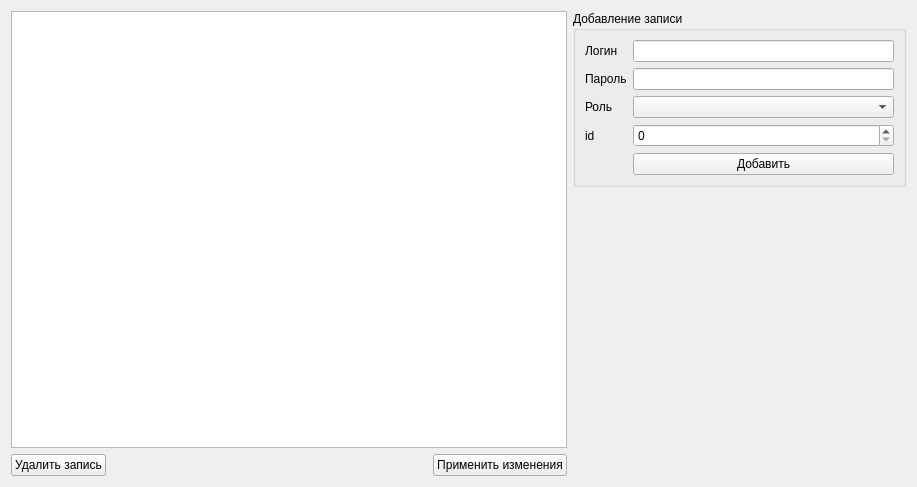
<?xml version="1.0" encoding="UTF-8"?>
<ui version="4.0">
 <class>UserWidget</class>
 <widget class="QWidget" name="UserWidget">
  <property name="geometry">
   <rect>
    <x>0</x>
    <y>0</y>
    <width>917</width>
    <height>487</height>
   </rect>
  </property>
  <property name="windowTitle">
   <string>Form</string>
  </property>
  <layout class="QHBoxLayout" name="horizontalLayout_2" stretch="5,3">
   <item>
    <layout class="QVBoxLayout" name="verticalLayout_2">
     <item>
      <widget class="QTableView" name="tableView"/>
     </item>
     <item>
      <layout class="QHBoxLayout" name="horizontalLayout">
       <item>
        <widget class="QPushButton" name="removePushButton">
         <property name="text">
          <string>Удалить запись</string>
         </property>
        </widget>
       </item>
       <item>
        <spacer name="horizontalSpacer">
         <property name="orientation">
          <enum>Qt::Horizontal</enum>
         </property>
         <property name="sizeHint" stdset="0">
          <size>
           <width>40</width>
           <height>20</height>
          </size>
         </property>
        </spacer>
       </item>
       <item>
        <widget class="QPushButton" name="applyPushButton">
         <property name="text">
          <string>Применить изменения</string>
         </property>
        </widget>
       </item>
      </layout>
     </item>
    </layout>
   </item>
   <item>
    <layout class="QVBoxLayout" name="verticalLayout">
     <item>
      <widget class="QGroupBox" name="groupBox">
       <property name="title">
        <string>Добавление записи</string>
       </property>
       <layout class="QFormLayout" name="formLayout">
        <item row="0" column="0">
         <widget class="QLabel" name="loginLabel">
          <property name="text">
           <string>Логин</string>
          </property>
         </widget>
        </item>
        <item row="0" column="1">
         <widget class="QLineEdit" name="loginLineEdit"/>
        </item>
        <item row="1" column="0">
         <widget class="QLabel" name="passwordLabel">
          <property name="text">
           <string>Пароль</string>
          </property>
         </widget>
        </item>
        <item row="1" column="1">
         <widget class="QLineEdit" name="passwordLineEdit"/>
        </item>
        <item row="2" column="0">
         <widget class="QLabel" name="roleLabel">
          <property name="text">
           <string>Роль</string>
          </property>
         </widget>
        </item>
        <item row="2" column="1">
         <widget class="QComboBox" name="roleComboBox"/>
        </item>
        <item row="3" column="0">
         <widget class="QLabel" name="idLabel">
          <property name="text">
           <string>id</string>
          </property>
         </widget>
        </item>
        <item row="3" column="1">
         <widget class="QSpinBox" name="idSpinBox"/>
        </item>
        <item row="4" column="1">
         <widget class="QPushButton" name="addPushButton">
          <property name="text">
           <string>Добавить</string>
          </property>
         </widget>
        </item>
       </layout>
      </widget>
     </item>
     <item>
      <spacer name="verticalSpacer">
       <property name="orientation">
        <enum>Qt::Vertical</enum>
       </property>
       <property name="sizeHint" stdset="0">
        <size>
         <width>20</width>
         <height>40</height>
        </size>
       </property>
      </spacer>
     </item>
    </layout>
   </item>
  </layout>
 </widget>
 <resources/>
 <connections/>
</ui>
